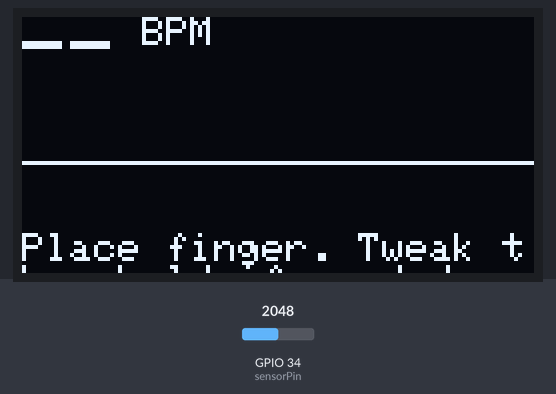
A program run on a simulated ESP32. Parts: 128×64 one-colour display. The test bench sets the inputs (shaded band); at power-on: GPIO 34 (sensorPin) = 2048 (analog values on the 0–4095 scale). What the program prints to the serial monitor is not drawn.

Above: at 1.2 s.
1.3 s: GPIO 34 (sensorPin) set to 2866
At 2.8 s:
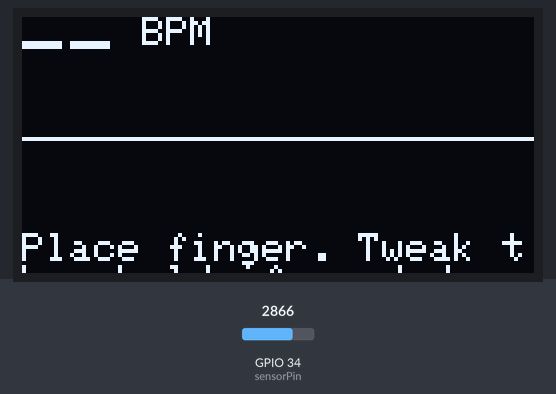
3.1 s: GPIO 34 (sensorPin) set to 3603
At 4.7 s:
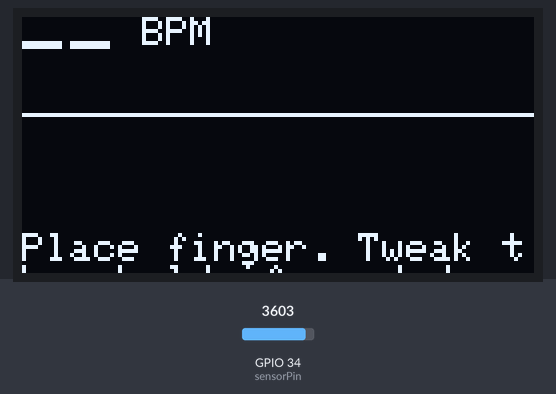
4.9 s: GPIO 34 (sensorPin) set to 4095
At 6.8 s:
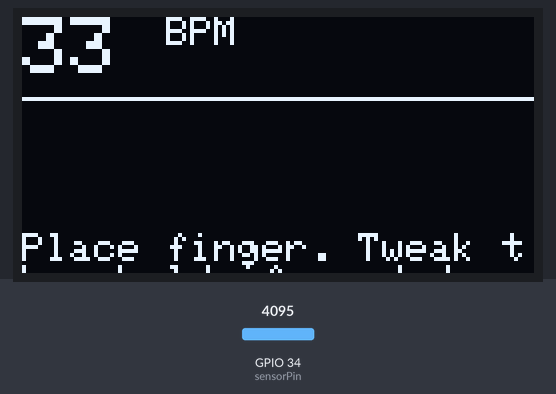
Timing chart, 0 to 8.3 s (numbered marks = the images above; inputs shaded):
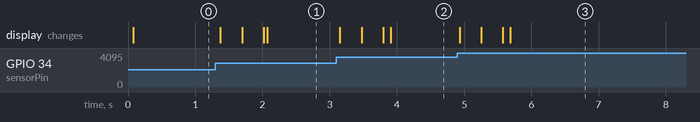

Measured:
- after the input at 1.3 s, the display: first changes after 0.07 s (image 1 shows a later state)
- after the input at 3.1 s, the display: first changes after 0.05 s (image 2 shows a later state)
- after the input at 4.9 s, the display: first changes at once (image 3 shows a later state)

The program:

main.cpp
```cpp
#include <Wire.h>
#include <Adafruit_GFX.h>
#include <Adafruit_SSD1306.h>
#include <math.h>

// OLED config
#define SCREEN_WIDTH 128
#define SCREEN_HEIGHT 64
#define OLED_RESET    -1
Adafruit_SSD1306 display(SCREEN_WIDTH, SCREEN_HEIGHT, &Wire, OLED_RESET);

// Pins
const int sensorPin = 34; // ADC pin from HW-502

// Sampling
const unsigned long sampleIntervalMicros = 5000; // 5 ms -> 200 Hz
unsigned long lastSampleMicros = 0;

// Filtering & detection
int raw = 0;
float smooth = 0;
int prevRaw = 0;
const float alpha = 0.08; // smoothing factor for low-pass
int threshold = 30;       // detection threshold (will be adjusted)
int minBeatInterval = 250; // ms (max 240 BPM limit)
unsigned long lastBeatTime = 0;

// BPM averaging
const int Nbeats = 6;
int beatIdx = 0;
unsigned long intervals[Nbeats] = {0};
bool firstBeat = true;

// waveform buffer for OLED (width = 128)
int waveform[128];
int wfIndex = 0;

// Global variables
int bpm = 0;

void drawDisplay() {
  display.clearDisplay();

  // BPM text
  display.setTextSize(2);
  display.setCursor(0, 0);
  if (bpm > 0) {
    display.print(bpm);
    display.print(" ");
    display.setTextSize(1);
    display.print("BPM");
  } else {
    display.print("--");
    display.setTextSize(1);
    display.print(" BPM");
  }

  // Draw waveform (bottom area)
  int baseY = 20;
  for (int i = 0; i < 127; i++) {
    int idxA = (wfIndex + i) % 128;
    int idxB = (wfIndex + i + 1) % 128;
    int xA = i;
    int xB = i + 1;
    int yA = waveform[idxA];
    int yB = waveform[idxB];
    // shift waveform down a bit so it doesn't overlap text
    display.drawLine(xA, baseY + yA / 2, xB, baseY + yB / 2, SSD1306_WHITE);
  }

  // small helper text
  display.setTextSize(1);
  display.setCursor(0, 54);
  display.print("Place finger. Tweak threshold if needed.");

  display.display();
}

void setup() {
  Serial.begin(115200);
  analogReadResolution(12); // 0-4095

  Wire.begin(21, 22); // SDA, SCL. Adjust if using other pins.
  if (!display.begin(SSD1306_SWITCHCAPVCC, 0x3C)) {
    Serial.println("SSD1306 allocation failed");
    while (true);
  }
  display.clearDisplay();
  display.setTextSize(1);
  display.setTextColor(SSD1306_WHITE);

  // initialize waveform buffer
  for (int i = 0; i < 128; i++) waveform[i] = SCREEN_HEIGHT / 2;
  lastSampleMicros = micros();

  // initialize smooth/prevRaw using the scaled ADC reading (0..1023)
  int initRaw = analogRead(sensorPin); // 0..4095
  int initVal = map(initRaw, 0, 4095, 0, 1023);
  smooth = initVal;
  prevRaw = initVal;

  Serial.println("Ready. Place finger on sensor.");
}

void loop() {
  unsigned long nowMicros = micros();
  if (nowMicros - lastSampleMicros >= sampleIntervalMicros) {
    lastSampleMicros += sampleIntervalMicros;

    // read raw
    raw = analogRead(sensorPin); // 0..4095
    // scale to 0..1023 for easier mapping
    int val = map(raw, 0, 4095, 0, 1023);

    // simple low-pass smoothing
    smooth = smooth * (1.0 - alpha) + val * alpha;

    // populate waveform (scale to display height)
    int y = map((int)smooth, 0, 1023, SCREEN_HEIGHT - 1, 0);
    waveform[wfIndex++] = constrain(y, 0, SCREEN_HEIGHT - 1);
    if (wfIndex >= 128) wfIndex = 0;

    // detection: look for upward edge + magnitude threshold + minimum time since last beat
    int derivative = val - prevRaw;
    prevRaw = val;

    // adaptive baseline
    static int baseline = 512;
    baseline = (baseline * 31 + val) / 32; // slow moving baseline

    int dynamicThreshold = baseline + threshold;

    unsigned long nowMs = millis();
    if (derivative > 10 && smooth > dynamicThreshold && (nowMs - lastBeatTime) > minBeatInterval) {
      // beat detected
      if (!firstBeat) {
        unsigned long interval = nowMs - lastBeatTime;
        intervals[beatIdx] = interval;
        beatIdx = (beatIdx + 1) % Nbeats;
        unsigned long sum = 0;
        int count = 0;
        for (int i = 0; i < Nbeats; i++) if (intervals[i] > 0) { sum += intervals[i]; count++; }
        if (count > 0) bpm = round(60000.0 * count / (float)sum);
      } else {
        firstBeat = false;
      }
      lastBeatTime = nowMs;
      Serial.print("Beat: ");
      Serial.print(nowMs);
      Serial.print(" ms  BPM: ");
      Serial.println(bpm);
    }

    // update display at ~20-30Hz
    static unsigned long lastDisp = 0;
    if (millis() - lastDisp > 50) {
      lastDisp = millis();
      drawDisplay();
    }
  }
}
```
